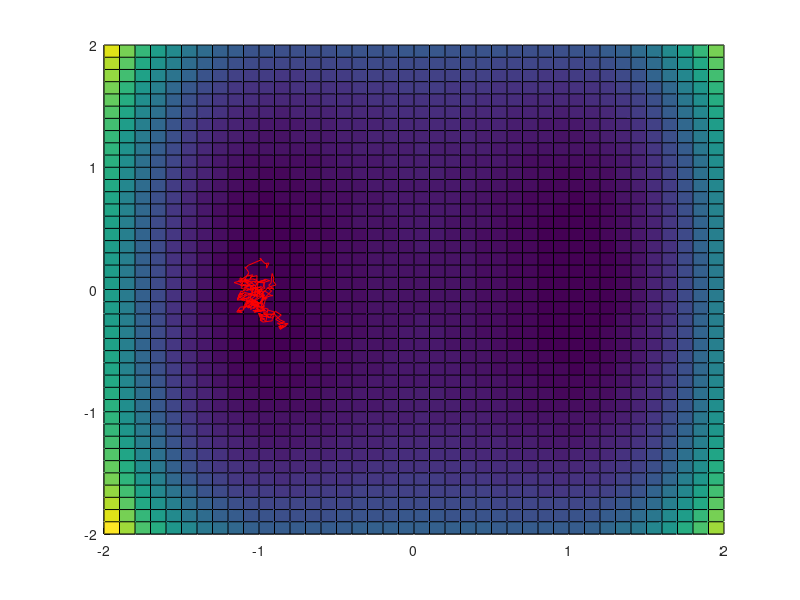

Write the MATLAB code that produced this figure.
clear all; close all; clc
addpath('../Functions')


%%%%%%%%%%%%%%%%
%SDE parameters%
%%%%%%%%%%%%%%%%

%degree of Brownian noise
SDE.noise = 1/2;


%%%%%%%%%%%%%
%Drift terms%
%%%%%%%%%%%%%

%depth of wells
k=5;

%standard quartic SDE drift and derivative of drift
%f = -grad(U), where U is the potential energy landscape
%here the input x is a row vector of length 2
%U     = @(x) -2*k*x(1).^2 + x(2).^2 + (x(1).^2).*(x(2).^2) + k*(x(1).^4) + x(2).^4;
f{1}  = @(x) [4*k*x(1) - 2*x(1).*(x(2).^2) - 4*k*(x(1).^3), -2*x(2) - 2*(x(1).^2).*x(2) - 4*(x(2).^3)];
df{1} = @(x) [4*k - 2*(x(2).^2) - 12*k*(x(1).^2), -4*(x(1).*x(2));
              -4*(x(1).*x(2)), -2 - 2*(x(1).^2) - 12*(x(2).^2)]; % negative Hessian of U

drifts.f = f;
drifts.df = df;


%%%%%%%%%%%%%%%%%%%
%Domain parameters%
%%%%%%%%%%%%%%%%%%%

%time step
domain.dt       =  1/300;  %timestep (resolution)
domain.endtime  =  1;      %end of simulation

%%%%%%%%%%%%%%%%%%%%%%%%%%%%%%%%%
%Conditional sampling parameters%
%%%%%%%%%%%%%%%%%%%%%%%%%%%%%%%%%

%mean and standard deviation of initial and final observation gaussians
cond.mean = [-1 0; 1 0];  %first column is x coordiante, second column is y coordiante. Top row is start point, bottom row is end point.
cond.std  = [.01,.01];    %tight distributions on each end

n = 2; %dimension of the paths
cond.initial_pos      =  zeros(1,n);
for i = 1:n
    cond.initial_pos(i) = cond.std(1)*randn + cond.mean(1,i);
end

sigma  =  SDE.noise;

dt = domain.dt;
T  = domain.endtime;

X0  =  cond.initial_pos;

%initialize the time domain
t = 0:dt:T;

%compute initial paths with Langevin dynamics
initial_path       =  zeros(length(t),n); %first column is x coordinates, second column is y coordinates; each row is a point in R^2
initial_path(1,:)  =  X0;
    
for i = 1:(T/dt)
        
    initial_path(i+1,:) = initial_path(i,:) + f{1}(initial_path(i,:))*dt + sigma*sqrt(dt)*randn(1,n);
    
end

%prints the initial path
%initial_path

%plotting the free energy landscape (heatmap)
[X,Y] = meshgrid(-2:.1:2);                                
Z = @(a) -2*a*(X.^2) + (Y.^2) + (X.^2).*(Y.^2) + a*(X.^4) + Y.^4;
surf(X,Y,Z(k))
view(2)

hold on

%plotting the initial path
plot(initial_path(:,1)', initial_path(:,2)', 'r')
axis([-2,2,-2,2])